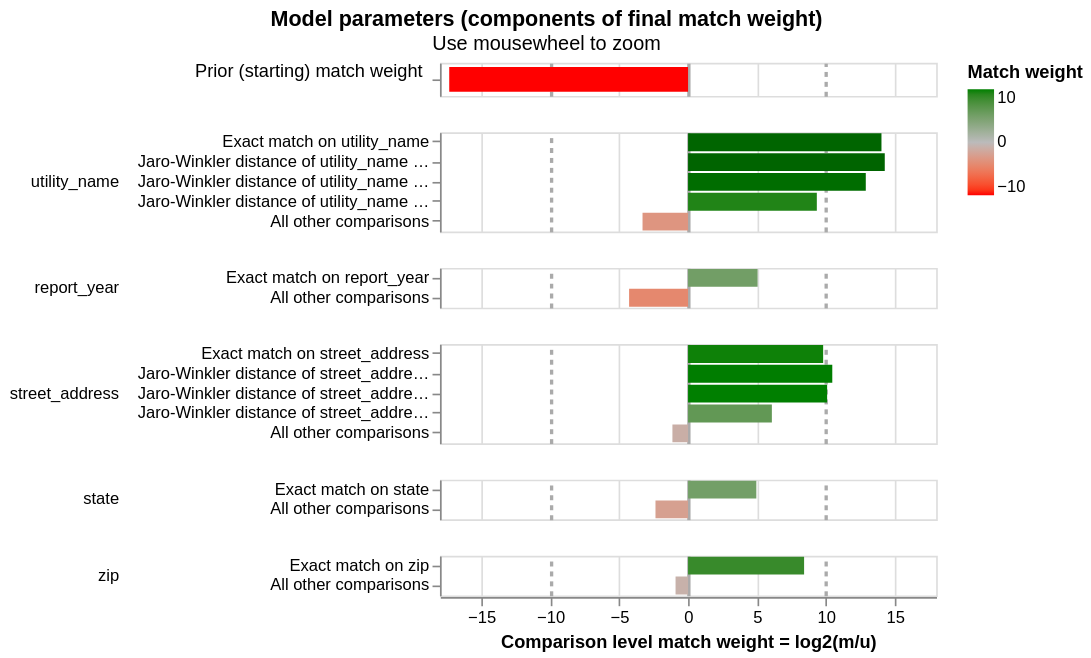

Notebook source saved alongside this figure:
### Code cell
linker.visualisations.match_weights_chart()

### Figure 1 — Vega-Lite specification as saved in the notebook (floating-point values rounded to 4 significant figures)
{"config": {"view": {"continuousWidth": 300, "continuousHeight": 300, "discreteHeight": 60, "discreteWidth": 400}, "header": {"title": null}, "mark": {"tooltip": null}, "title": {"anchor": "middle"}}, "vconcat": [{"mark": {"type": "bar", "clip": true, "height": 15}, "encoding": {"color": {"field": "log2_bayes_factor", "scale": {"domain": [-10, 0, 10], "interpolate": "lab", "range": ["red", "#bbbbbb", "green"]}, "title": "Match weight", "type": "quantitative"}, "tooltip": [{"field": "comparison_name", "title": "Comparison name", "type": "nominal"}, {"field": "probability_two_random_records_match", "format": ".4f", "title": "Probability two random records match", "type": "nominal"}, {"field": "log2_bayes_factor", "format": ",.4f", "title": "Equivalent match weight", "type": "quantitative"}, {"field": "bayes_factor_description", "title": "Match weight description", "type": "nominal"}], "x": {"axis": {"domain": false, "gridColor": {"condition": {"test": "abs(datum.value / 10)  <= 1 & datum.value % 10 === 0", "value": "#aaa"}, "value": "#ddd"}, "gridDash": {"condition": {"test": "abs(datum.value / 10) == 1", "value": [3]}, "value": null}, "gridWidth": {"condition": {"test": "abs(datum.value / 10)  <= 1 & datum.value % 10 === 0", "value": 2}, "value": 1}, "labels": false, "ticks": false, "title": ""}, "field": "log2_bayes_factor", "scale": {"domain": [-18, 18]}, "type": "quantitative"}, "y": {"axis": {"title": "Prior (starting) match weight", "titleAlign": "right", "titleAngle": 0, "titleFontWeight": "normal"}, "field": "label_for_charts", "sort": {"field": "comparison_vector_value", "order": "descending"}, "type": "nominal"}}, "height": 20, "transform": [{"filter": "(datum.comparison_name == 'probability_two_random_records_match')"}]}, {"mark": {"type": "bar", "clip": true}, "encoding": {"color": {"field": "log2_bayes_factor", "scale": {"domain": [-10, 0, 10], "interpolate": "lab", "range": ["red", "#bbbbbb", "green"]}, "title": "Match weight", "type": "quantitative"}, "row": {"field": "comparison_name", "header": {"labelAlign": "left", "labelAnchor": "middle", "labelAngle": 0}, "sort": {"field": "comparison_sort_order"}, "type": "nominal"}, "tooltip": [{"field": "comparison_name", "title": "Comparison name", "type": "nominal"}, {"field": "label_for_charts", "title": "Label", "type": "ordinal"}, {"field": "sql_condition", "title": "SQL condition", "type": "nominal"}, {"field": "m_probability", "format": ".10~g", "title": "M probability", "type": "quantitative"}, {"field": "u_probability", "format": ".10~g", "title": "U probability", "type": "quantitative"}, {"field": "bayes_factor", "format": ",.6f", "title": "Bayes factor = m/u", "type": "quantitative"}, {"field": "log2_bayes_factor", "format": ".4~g", "title": "Match weight = log2(m/u)", "type": "quantitative"}, {"field": "bayes_factor_description", "title": "Match weight description", "type": "nominal"}, {"field": "m_probability_description", "title": "m probability description", "type": "nominal"}, {"field": "u_probability_description", "title": "u probability description", "type": "nominal"}], "x": {"axis": {"gridColor": {"condition": {"test": "abs(datum.value / 10)  <= 1 & datum.value % 10 === 0", "value": "#aaa"}, "value": "#ddd"}, "gridDash": {"condition": {"test": "abs(datum.value / 10) == 1", "value": [3]}, "value": null}, "gridWidth": {"condition": {"test": "abs(datum.value / 10)  <= 1 & datum.value % 10 === 0", "value": 2}, "value": 1}, "title": "Comparison level match weight = log2(m/u)"}, "field": "log2_bayes_factor", "scale": {"domain": [-18, 18]}, "type": "quantitative"}, "y": {"axis": {"title": null}, "field": "label_for_charts", "sort": {"field": "comparison_vector_value", "order": "descending"}, "type": "nominal"}}, "height": {"step": 12}, "resolve": {"axis": {"y": "independent"}, "scale": {"y": "independent"}}, "transform": [{"filter": "(datum.comparison_name != 'probability_two_random_records_match')"}]}], "data": {"name": "data-3b26633a69574c0e8d106e4a22676cfe"}, "params": [{"name": "mouse_zoom", "select": {"type": "interval", "encodings": ["x"]}, "bind": "scales", "views": []}], "resolve": {"axis": {"y": "independent"}, "scale": {"y": "independent"}}, "title": {"text": "Model parameters (components of final match weight)", "subtitle": "Use mousewheel to zoom"}, "$schema": "https://vega.github.io/schema/vega-lite/v5.9.3.json", "datasets": {"data-3b26633a69574c0e8d106e4a22676cfe": [{"comparison_name": "probability_two_random_records_match", "sql_condition": null, "label_for_charts": "", "m_probability": null, "u_probability": null, "m_probability_description": null, "u_probability_description": null, "has_tf_adjustments": false, "tf_adjustment_column": null, "tf_adjustment_weight": null, "is_null_level": false, "bayes_factor": 6.082e-06, "log2_bayes_factor": -17.33, "comparison_vector_value": 0, "max_comparison_vector_value": 0, "bayes_factor_description": "The probability that two random records drawn at random match is 0.000 or one in  164,411.0 records.This is equivalent to a starting match weight of -17.327.", "probability_two_random_records_match": 6.082e-06, "comparison_sort_order": -1}, {"comparison_name": "utility_name", "sql_condition": "\"utility_name_l\" = \"utility_name_r\"", "label_for_charts": "Exact match on utility_name", "m_probability": 0.1519, "u_probability": 9.071e-06, "m_probability_description": "Amongst matching record comparisons, 15.19% of records (i.e. one in 6.583) are in the exact match on utility_name comparison level", "u_probability_description": "Amongst non-matching record comparisons, 0.0009071% of records (i.e. one in 110,246) are in the exact match on utility_name comparison level", "has_tf_adjustments": true, "tf_adjustment_column": "utility_name", "tf_adjustment_weight": 1.0, "is_null_level": false, "bayes_factor": 16750.0, "log2_bayes_factor": 14.03, "comparison_vector_value": 4, "max_comparison_vector_value": 4, "bayes_factor_description": "If comparison level is `exact match on utility_name` then comparison is 16,746 times more likely to be a match", "probability_two_random_records_match": 6.082e-06, "comparison_sort_order": 0}, {"comparison_name": "utility_name", "sql_condition": "jaro_winkler_similarity(\"utility_name_l\", \"utility_name_r\") >= 0.97", "label_for_charts": "Jaro-Winkler distance of utility_name >= 0.97", "m_probability": 0.2152, "u_probability": 1.088e-05, "m_probability_description": "Amongst matching record comparisons, 21.52% of records (i.e. one in 4.647) are in the jaro-winkler distance of utility_name >= 0.97 comparison level", "u_probability_description": "Amongst non-matching record comparisons, 0.001088% of records (i.e. one in 91,872) are in the jaro-winkler distance of utility_name >= 0.97 comparison level", "has_tf_adjustments": false, "tf_adjustment_column": null, "tf_adjustment_weight": 1.0, "is_null_level": false, "bayes_factor": 19770.0, "log2_bayes_factor": 14.27, "comparison_vector_value": 3, "max_comparison_vector_value": 4, "bayes_factor_description": "If comparison level is `jaro-winkler distance of utility_name >= 0.97` then comparison is 19,770 times more likely to be a match", "probability_two_random_records_match": 6.082e-06, "comparison_sort_order": 0}, {"comparison_name": "utility_name", "sql_condition": "jaro_winkler_similarity(\"utility_name_l\", \"utility_name_r\") >= 0.93", "label_for_charts": "Jaro-Winkler distance of utility_name >= 0.93", "m_probability": 0.4557, "u_probability": 5.987e-05, "m_probability_description": "Amongst matching record comparisons, 45.57% of records (i.e. one in 2.194) are in the jaro-winkler distance of utility_name >= 0.93 comparison level", "u_probability_description": "Amongst non-matching record comparisons, 0.005987% of records (i.e. one in 16,704) are in the jaro-winkler distance of utility_name >= 0.93 comparison level", "has_tf_adjustments": false, "tf_adjustment_column": null, "tf_adjustment_weight": 1.0, "is_null_level": false, "bayes_factor": 7612.0, "log2_bayes_factor": 12.89, "comparison_vector_value": 2, "max_comparison_vector_value": 4, "bayes_factor_description": "If comparison level is `jaro-winkler distance of utility_name >= 0.93` then comparison is 7,612 times more likely to be a match", "probability_two_random_records_match": 6.082e-06, "comparison_sort_order": 0}, {"comparison_name": "utility_name", "sql_condition": "jaro_winkler_similarity(\"utility_name_l\", \"utility_name_r\") >= 0.88", "label_for_charts": "Jaro-Winkler distance of utility_name >= 0.88", "m_probability": 0.07595, "u_probability": 0.000117, "m_probability_description": "Amongst matching record comparisons, 7.595% of records (i.e. one in 13.17) are in the jaro-winkler distance of utility_name >= 0.88 comparison level", "u_probability_description": "Amongst non-matching record comparisons, 0.0117% of records (i.e. one in 8,546) are in the jaro-winkler distance of utility_name >= 0.88 comparison level", "has_tf_adjustments": false, "tf_adjustment_column": null, "tf_adjustment_weight": 1.0, "is_null_level": false, "bayes_factor": 649.1, "log2_bayes_factor": 9.342, "comparison_vector_value": 1, "max_comparison_vector_value": 4, "bayes_factor_description": "If comparison level is `jaro-winkler distance of utility_name >= 0.88` then comparison is 649 times more likely to be a match", "probability_two_random_records_match": 6.082e-06, "comparison_sort_order": 0}, {"comparison_name": "utility_name", "sql_condition": "ELSE", "label_for_charts": "All other comparisons", "m_probability": 0.1013, "u_probability": 0.9998, "m_probability_description": "Amongst matching record comparisons, 10.13% of records (i.e. one in 9.875) are in the all other comparisons comparison level", "u_probability_description": "Amongst non-matching record comparisons, 99.98% of records (i.e. one in 1) are in the all other comparisons comparison level", "has_tf_adjustments": false, "tf_adjustment_column": null, "tf_adjustment_weight": 1.0, "is_null_level": false, "bayes_factor": 0.1013, "log2_bayes_factor": -3.303, "comparison_vector_value": 0, "max_comparison_vector_value": 4, "bayes_factor_description": "If comparison level is `all other comparisons` then comparison is 9.873 times less likely to be a match", "probability_two_random_records_match": 6.082e-06, "comparison_sort_order": 0}, {"comparison_name": "report_year", "sql_condition": "\"report_year_l\" = \"report_year_r\"", "label_for_charts": "Exact match on report_year", "m_probability": 1.0, "u_probability": 0.0303, "m_probability_description": "Amongst matching record comparisons, 100% of records (i.e. one in 1) are in the exact match on report_year comparison level", "u_probability_description": "Amongst non-matching record comparisons, 3.03% of records (i.e. one in 33) are in the exact match on report_year comparison level", "has_tf_adjustments": false, "tf_adjustment_column": null, "tf_adjustment_weight": 1.0, "is_null_level": false, "bayes_factor": 33.0, "log2_bayes_factor": 5.045, "comparison_vector_value": 1, "max_comparison_vector_value": 1, "bayes_factor_description": "If comparison level is `exact match on report_year` then comparison is 33 times more likely to be a match", "probability_two_random_records_match": 6.082e-06, "comparison_sort_order": 1}, {"comparison_name": "report_year", "sql_condition": "ELSE", "label_for_charts": "All other comparisons", "m_probability": 0.05, "u_probability": 0.9697, "m_probability_description": "Amongst matching record comparisons, 5% of records (i.e. one in 20) are in the all other comparisons comparison level", "u_probability_description": "Amongst non-matching record comparisons, 96.97% of records (i.e. one in 1.031) are in the all other comparisons comparison level", "has_tf_adjustments": false, "tf_adjustment_column": null, "tf_adjustment_weight": 1.0, "is_null_level": false, "bayes_factor": 0.05156, "log2_bayes_factor": -4.278, "comparison_vector_value": 0, "max_comparison_vector_value": 1, "bayes_factor_description": "If comparison level is `all other comparisons` then comparison is 19.39 times less likely to be a match", "probability_two_random_records_match": 6.082e-06, "comparison_sort_order": 1}, {"comparison_name": "street_address", "sql_condition": "\"street_address_l\" = \"street_address_r\"", "label_for_charts": "Exact match on street_address", "m_probability": 0.09091, "u_probability": 0.0001019, "m_probability_description": "Amongst matching record comparisons, 9.091% of records (i.e. one in 11) are in the exact match on street_address comparison level", "u_probability_description": "Amongst non-matching record comparisons, 0.01019% of records (i.e. one in 9,811) are in the exact match on street_address comparison level", "has_tf_adjustments": true, "tf_adjustment_column": "street_address", "tf_adjustment_weight": 1.0, "is_null_level": false, "bayes_factor": 891.9, "log2_bayes_factor": 9.801, "comparison_vector_value": 4, "max_comparison_vector_value": 4, "bayes_factor_description": "If comparison level is `exact match on street_address` then comparison is 892 times more likely to be a match", "probability_two_random_records_match": 6.082e-06, "comparison_sort_order": 2}, {"comparison_name": "street_address", "sql_condition": "jaro_winkler_similarity(\"street_address_l\", \"street_address_r\") >= 0.97", "label_for_charts": "Jaro-Winkler distance of street_address >= 0.97", "m_probability": 0.07576, "u_probability": 5.365e-05, "m_probability_description": "Amongst matching record comparisons, 7.576% of records (i.e. one in 13.2) are in the jaro-winkler distance of street_address >= 0.97 comparison level", "u_probability_description": "Amongst non-matching record comparisons, 0.005365% of records (i.e. one in 18,640) are in the jaro-winkler distance of street_address >= 0.97 comparison level", "has_tf_adjustments": false, "tf_adjustment_column": null, "tf_adjustment_weight": 1.0, "is_null_level": false, "bayes_factor": 1412.0, "log2_bayes_factor": 10.46, "comparison_vector_value": 3, "max_comparison_vector_value": 4, "bayes_factor_description": "If comparison level is `jaro-winkler distance of street_address >= 0.97` then comparison is 1,412 times more likely to be a match", "probability_two_random_records_match": 6.082e-06, "comparison_sort_order": 2}, {"comparison_name": "street_address", "sql_condition": "jaro_winkler_similarity(\"street_address_l\", \"street_address_r\") >= 0.92", "label_for_charts": "Jaro-Winkler distance of street_address >= 0.92", "m_probability": 0.2879, "u_probability": 0.0002642, "m_probability_description": "Amongst matching record comparisons, 28.79% of records (i.e. one in 3.474) are in the jaro-winkler distance of street_address >= 0.92 comparison level", "u_probability_description": "Amongst non-matching record comparisons, 0.02642% of records (i.e. one in 3,785) are in the jaro-winkler distance of street_address >= 0.92 comparison level", "has_tf_adjustments": false, "tf_adjustment_column": null, "tf_adjustment_weight": 1.0, "is_null_level": false, "bayes_factor": 1090.0, "log2_bayes_factor": 10.09, "comparison_vector_value": 2, "max_comparison_vector_value": 4, "bayes_factor_description": "If comparison level is `jaro-winkler distance of street_address >= 0.92` then comparison is 1,090 times more likely to be a match", "probability_two_random_records_match": 6.082e-06, "comparison_sort_order": 2}, {"comparison_name": "street_address", "sql_condition": "jaro_winkler_similarity(\"street_address_l\", \"street_address_r\") >= 0.85", "label_for_charts": "Jaro-Winkler distance of street_address >= 0.85", "m_probability": 0.09091, "u_probability": 0.001344, "m_probability_description": "Amongst matching record comparisons, 9.091% of records (i.e. one in 11) are in the jaro-winkler distance of street_address >= 0.85 comparison level", "u_probability_description": "Amongst non-matching record comparisons, 0.1344% of records (i.e. one in 744) are in the jaro-winkler distance of street_address >= 0.85 comparison level", "has_tf_adjustments": false, "tf_adjustment_column": null, "tf_adjustment_weight": 1.0, "is_null_level": false, "bayes_factor": 67.65, "log2_bayes_factor": 6.08, "comparison_vector_value": 1, "max_comparison_vector_value": 4, "bayes_factor_description": "If comparison level is `jaro-winkler distance of street_address >= 0.85` then comparison is 67.65 times more likely to be a match", "probability_two_random_records_match": 6.082e-06, "comparison_sort_order": 2}, {"comparison_name": "street_address", "sql_condition": "ELSE", "label_for_charts": "All other comparisons", "m_probability": 0.4545, "u_probability": 0.9982, "m_probability_description": "Amongst matching record comparisons, 45.45% of records (i.e. one in 2.2) are in the all other comparisons comparison level", "u_probability_description": "Amongst non-matching record comparisons, 99.82% of records (i.e. one in 1.002) are in the all other comparisons comparison level", "has_tf_adjustments": false, "tf_adjustment_column": null, "tf_adjustment_weight": 1.0, "is_null_level": false, "bayes_factor": 0.4553, "log2_bayes_factor": -1.135, "comparison_vector_value": 0, "max_comparison_vector_value": 4, "bayes_factor_description": "If comparison level is `all other comparisons` then comparison is 2.196 times less likely to be a match", "probability_two_random_records_match": 6.082e-06, "comparison_sort_order": 2}, {"comparison_name": "state", "sql_condition": "\"state_l\" = \"state_r\"", "label_for_charts": "Exact match on state", "m_probability": 0.8108, "u_probability": 0.02618, "m_probability_description": "Amongst matching record comparisons, 81.08% of records (i.e. one in 1.233) are in the exact match on state comparison level", "u_probability_description": "Amongst non-matching record comparisons, 2.618% of records (i.e. one in 38.19) are in the exact match on state comparison level", "has_tf_adjustments": true, "tf_adjustment_column": "state", "tf_adjustment_weight": 1.0, "is_null_level": false, "bayes_factor": 30.97, "log2_bayes_factor": 4.953, "comparison_vector_value": 1, "max_comparison_vector_value": 1, "bayes_factor_description": "If comparison level is `exact match on state` then comparison is 30.97 times more likely to be a match", "probability_two_random_records_match": 6.082e-06, "comparison_sort_order": 3}, {"comparison_name": "state", "sql_condition": "ELSE", "label_for_charts": "All other comparisons", "m_probability": 0.1892, "u_probability": 0.9738, "m_probability_description": "Amongst matching record comparisons, 18.92% of records (i.e. one in 5.286) are in the all other comparisons comparison level", "u_probability_description": "Amongst non-matching record comparisons, 97.38% of records (i.e. one in 1.027) are in the all other comparisons comparison level", "has_tf_adjustments": false, "tf_adjustment_column": null, "tf_adjustment_weight": 1.0, "is_null_level": false, "bayes_factor": 0.1943, "log2_bayes_factor": -2.364, "comparison_vector_value": 0, "max_comparison_vector_value": 1, "bayes_factor_description": "If comparison level is `all other comparisons` then comparison is 5.147 times less likely to be a match", "probability_two_random_records_match": 6.082e-06, "comparison_sort_order": 3}, {"comparison_name": "zip", "sql_condition": "\"zip_l\" = \"zip_r\"", "label_for_charts": "Exact match on zip", "m_probability": 0.4675, "u_probability": 0.001367, "m_probability_description": "Amongst matching record comparisons, 46.75% of records (i.e. one in 2.139) are in the exact match on zip comparison level", "u_probability_description": "Amongst non-matching record comparisons, 0.1367% of records (i.e. one in 732) are in the exact match on zip comparison level", "has_tf_adjustments": true, "tf_adjustment_column": "zip", "tf_adjustment_weight": 1.0, "is_null_level": false, "bayes_factor": 342.1, "log2_bayes_factor": 8.418, "comparison_vector_value": 1, "max_comparison_vector_value": 1, "bayes_factor_description": "If comparison level is `exact match on zip` then comparison is 342 times more likely to be a match", "probability_two_random_records_match": 6.082e-06, "comparison_sort_order": 4}, {"comparison_name": "zip", "sql_condition": "ELSE", "label_for_charts": "All other comparisons", "m_probability": 0.5325, "u_probability": 0.9986, "m_probability_description": "Amongst matching record comparisons, 53.25% of records (i.e. one in 1.878) are in the all other comparisons comparison level", "u_probability_description": "Amongst non-matching record comparisons, 99.86% of records (i.e. one in 1.001) are in the all other comparisons comparison level", "has_tf_adjustments": false, "tf_adjustment_column": null, "tf_adjustment_weight": 1.0, "is_null_level": false, "bayes_factor": 0.5332, "log2_bayes_factor": -0.9073, "comparison_vector_value": 0, "max_comparison_vector_value": 1, "bayes_factor_description": "If comparison level is `all other comparisons` then comparison is 1.875 times less likely to be a match", "probability_two_random_records_match": 6.082e-06, "comparison_sort_order": 4}]}}
